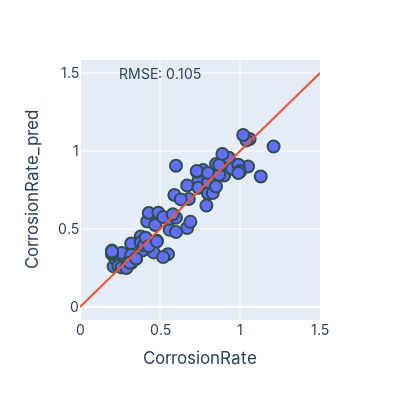

Notebook source saved alongside this figure:
### Code cell
import plotly.express as px
import plotly.graph_objects as go

fig = px.scatter(df_featurized, x=output, y=output+'_pred')
fig.add_trace(go.Scatter(x=[0,1.5], y=[0,1.5],mode='lines'))
fig.update_traces(marker={'size': 12, 'line_width':2, 'line_color':'DarkSlateGrey'})
fig.update_layout(height=400, width=400, showlegend=False, font_family='inter', font_size=14)

fig.update_xaxes(title_font_family="Inter")

fig.add_annotation(x=0.5, y=1.5,
            text="RMSE: {}".format(rmse),
            showarrow=False,
            arrowhead=1)

fig.show()

### Figure 1 — Plotly figure (JSON) as saved in the notebook; plotly's stock layout.template omitted (floating-point values rounded to 4 significant figures)
{"data": [{"hovertemplate": "CorrosionRate=%{x}<br>CorrosionRate_pred=%{y}<extra></extra>", "legendgroup": "", "marker": {"color": "#636efa", "line": {"color": "DarkSlateGrey", "width": 2}, "size": 12, "symbol": "circle"}, "mode": "markers", "name": "", "orientation": "v", "showlegend": false, "type": "scatter", "x": [0.2, 0.21, 0.22, 0.26, 0.32, 0.38, 0.39, 0.42, 0.43, 0.49, 0.59, 0.6, 0.67, 0.74, 0.77, 0.85, 0.93, 1, 1.06, 0.2, 0.24, 0.32, 0.35, 0.38, 0.48, 0.55, 0.56, 0.56, 0.6, 0.68, 0.73, 0.74, 0.82, 0.9, 0.99, 1.05, 1.13, 1.21, 0.2, 0.26, 0.3, 0.32, 0.4, 0.41, 0.46, 0.47, 0.52, 0.58, 0.63, 0.73, 0.8, 0.8, 0.9, 0.95, 0.99, 1, 1.04, 0.2, 0.29, 0.31, 0.35, 0.43, 0.48, 0.52, 0.6, 0.67, 0.69, 0.79, 0.8, 0.83, 0.85, 0.87, 0.87, 0.89, 0.99, 1.02], "xaxis": "x", "y": [0.3617, 0.2601, 0.3097, 0.3457, 0.4067, 0.4527, 0.3617, 0.5477, 0.6025, 0.6044, 0.7183, 0.9051, 0.7785, 0.8093, 0.8777, 0.917, 0.9568, 0.8667, 1.077, 0.3388, 0.263, 0.2819, 0.3085, 0.4154, 0.4247, 0.3388, 0.4946, 0.5655, 0.5726, 0.692, 0.8667, 0.7642, 0.7821, 0.8465, 0.8789, 0.9005, 0.8365, 1.029, 0.35, 0.2537, 0.2868, 0.333, 0.3957, 0.4442, 0.35, 0.5256, 0.5762, 0.5939, 0.6898, 0.872, 0.727, 0.8006, 0.8432, 0.8863, 0.9119, 0.872, 1.068, 0.3552, 0.2505, 0.2832, 0.3106, 0.389, 0.4194, 0.3199, 0.4802, 0.5063, 0.5457, 0.6501, 0.8594, 0.73, 0.7721, 0.8483, 0.9098, 0.9816, 0.8594, 1.103], "yaxis": "y"}, {"marker": {"line": {"color": "DarkSlateGrey", "width": 2}, "size": 12}, "mode": "lines", "type": "scatter", "x": [0, 1.5], "y": [0, 1.5]}], "layout": {"annotations": [{"arrowhead": 1, "showarrow": false, "text": "RMSE: 0.105", "x": 0.5, "y": 1.5}], "font": {"family": "inter", "size": 14}, "height": 400, "legend": {"tracegroupgap": 0}, "margin": {"t": 60}, "showlegend": false, "width": 400, "xaxis": {"anchor": "y", "domain": [0, 1], "title": {"font": {"family": "Inter"}, "text": "CorrosionRate"}}, "yaxis": {"anchor": "x", "domain": [0, 1], "title": {"text": "CorrosionRate_pred"}}}}
